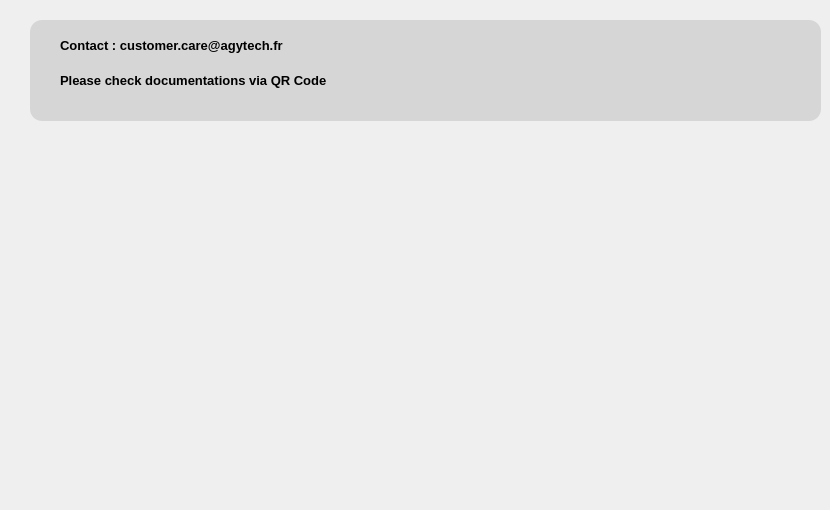
   <widget class="QWidget" name="tab">
    <attribute name="title">
     <string>Help</string>
    </attribute>
    <widget class="QFrame" name="frameHelp">
     <property name="geometry">
      <rect>
       <x>30</x>
       <y>20</y>
       <width>791</width>
       <height>101</height>
      </rect>
     </property>
     <property name="styleSheet">
      <string notr="true">background-color: rgb(214, 214, 214);
color: white;
border-radius: 12px; 
</string>
     </property>
     <property name="frameShape">
      <enum>QFrame::StyledPanel</enum>
     </property>
     <property name="frameShadow">
      <enum>QFrame::Raised</enum>
     </property>
     <widget class="QLabel" name="label_10">
      <property name="geometry">
       <rect>
        <x>30</x>
        <y>40</y>
        <width>731</width>
        <height>41</height>
       </rect>
      </property>
      <property name="font">
       <font>
        <pointsize>10</pointsize>
        <weight>75</weight>
        <bold>true</bold>
       </font>
      </property>
      <property name="styleSheet">
       <string notr="true">color: black;</string>
      </property>
      <property name="text">
       <string>Please check documentations via QR Code</string>
      </property>
     </widget>
     <widget class="QLabel" name="label_13">
      <property name="geometry">
       <rect>
        <x>30</x>
        <y>10</y>
        <width>731</width>
        <height>31</height>
       </rect>
      </property>
      <property name="font">
       <font>
        <pointsize>10</pointsize>
        <weight>75</weight>
        <bold>true</bold>
       </font>
      </property>
      <property name="styleSheet">
       <string notr="true">color: black;</string>
      </property>
      <property name="text">
       <string>Contact : customer.care@agytech.fr</string>
      </property>
     </widget>
    </widget>
    <widget class="QLabel" name="label_14">
     <property name="geometry">
      <rect>
       <x>80</x>
       <y>280</y>
       <width>301</width>
       <height>81</height>
      </rect>
     </property>
     <property name="styleSheet">
      <string notr="true">color: black;</string>
     </property>
     <property name="text">
      <string/>
     </property>
     <property name="pixmap">
      <pixmap>images/logo.jpg</pixmap>
     </property>
     <property name="scaledContents">
      <bool>true</bool>
     </property>
    </widget>
    <widget class="QLabel" name="label_15">
     <property name="geometry">
      <rect>
       <x>490</x>
       <y>180</y>
       <width>321</width>
       <height>321</height>
      </rect>
     </property>
     <property name="styleSheet">
      <string notr="true">color: black;</string>
     </property>
     <property name="text">
      <string/>
     </property>
     <property name="pixmap">
      <pixmap>images/DocumentationQrCode.jpg</pixmap>
     </property>
     <property name="scaledContents">
      <bool>true</bool>
     </property>
    </widget>
   </widget>
